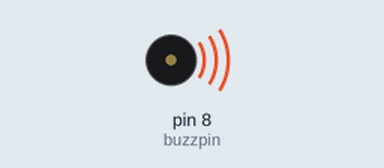
The sketch below on a simulated Arduino Uno, built with avr-gcc and run on an emulated ATmega328P. On the bench: buzzer (waves = sounding, pin HIGH).

Above: at 0.05 s.
At 2.3 s:
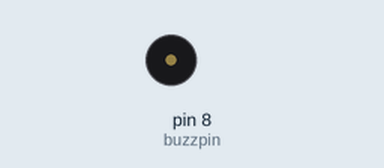
Timing chart, 0 to 3.0 s (numbered marks = the images above):
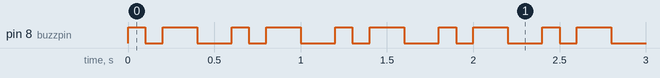

The sketch:

BuzzerTone.ino
```cpp
//Simple program to generate a kind of beeping tone in a Buzzer.

//Initialising variables

int buzzpin = 8; //Buzzer pin
int wait1 = 100; //1st beep delay
int wait2 = 200; //2nd beep delay

//Counter variables
int i;
int j;


void setup() {
  // put your setup code here, to run once:

  //Buzzer Pin setup
pinMode(buzzpin,OUTPUT);
}

void loop() {
  // put your main code here, to run repeatedly:

  // For 100 iterations, we have two sets of beeps
for(i=1;i<=100;i++){

//Beep 1
  digitalWrite(buzzpin,HIGH);
  delay(wait1);
  digitalWrite(buzzpin,LOW);
  delay(wait1);

//Beep 2
  digitalWrite(buzzpin,HIGH);
  delay(wait2);
  digitalWrite(buzzpin,LOW);
  delay(wait2);


}

}
```

Measured:
- by itself, pin 8 (buzzpin): repeats every 0.60 s: LOW 0.10 s, HIGH 0.20 s, LOW 0.20 s, HIGH 0.10 s
- by itself, everything shown: repeats every 0.60 s, in 4 steps
